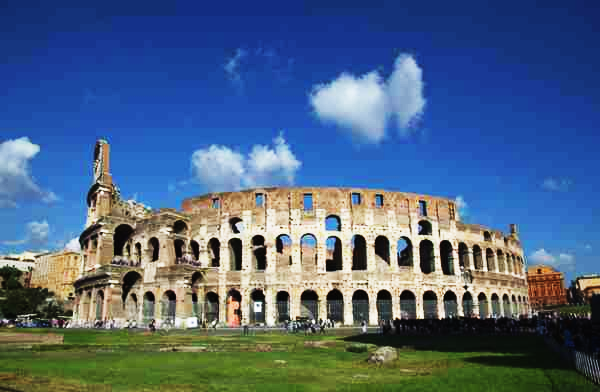
#> input picture test.png, 600 x 392 px
$ python -i my_blockRMV.py   (imports and definitions only)
#> lines starting #> are read from the running program, lines starting #| are printed output that depends on the picture
#> further down, picture is the input picture: shape (392, 600, 3); mean B, G, R 130.5, 101, 77.9
import numpy as np
from numpy.fft import fft2, ifft2
# import cv2
# import matplotlib.pyplot as plt
from scipy.ndimage import gaussian_filter


def blockRmv(img, beta=10, gaussian_sigma=1):

#> called with beta = 10, gaussian_sigma = 1
    def psf2otf(psf, shape):
        pad_psf = np.zeros(shape)
        pad_psf[:psf.shape[0], :psf.shape[1]] = psf
        pad_psf = np.roll(pad_psf, -psf.shape[0] // 2, axis=0)
        pad_psf = np.roll(pad_psf, -psf.shape[1] // 2, axis=1)
        return fft2(pad_psf)

    fx = np.array([[1, -1]])  # Filter for x-direction
    fy = np.array([[1], [-1]])  # Filter for y-direction
    N, M, D = img.shape
#> N = 392; M = 600; D = 3
    sizeI2D = (N, M)
#> sizeI2D = (392, 600)

    # Compute OTFs for x and y filters
    otfFx = psf2otf(fx, sizeI2D)
    otfFy = psf2otf(fy, sizeI2D)

    Normin1 = fft2(img)  # Fourier transform of the image
    Denormin2 = np.abs(otfFx)**2 + np.abs(otfFy)**2

    if D > 1:
        Denormin2 = np.repeat(Denormin2[:, :, np.newaxis], D, axis=2)

    Denormin = 1 + beta * Denormin2

    # Horizontal (u) and vertical (v) gradients
    u = np.concatenate((np.diff(img, axis=1), img[:, :1, :] - img[:, -1:, :]), axis=1)
    v = np.concatenate((np.diff(img, axis=0), img[:1, :, :] - img[-1:, :, :]), axis=0)

    # Apply blocking to gradients every 8 pixels
    u[:, 7::8, :] = 0
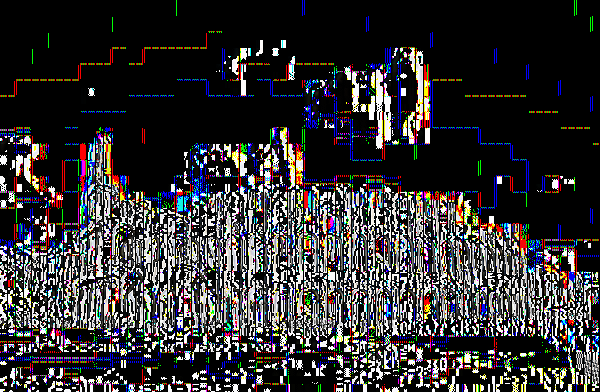
#> u: shape (392, 600, 3); mean B, G, R 52.9, 51.4, 52.9
    v[7::8, :, :] = 0
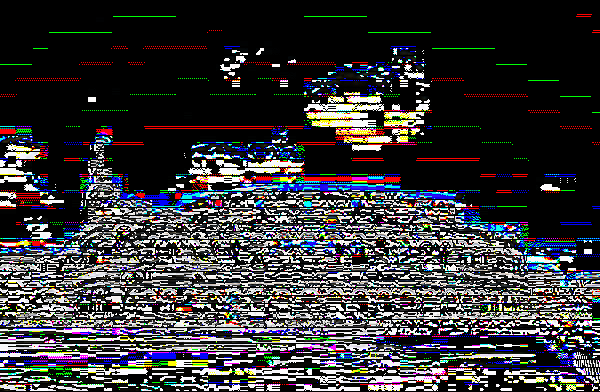
#> v: shape (392, 600, 3); mean B, G, R 58.2, 55.5, 56.2

    # Apply Gaussian blur to reduce blocking artifacts in u and v
    u = gaussian_filter(u, sigma=gaussian_sigma)
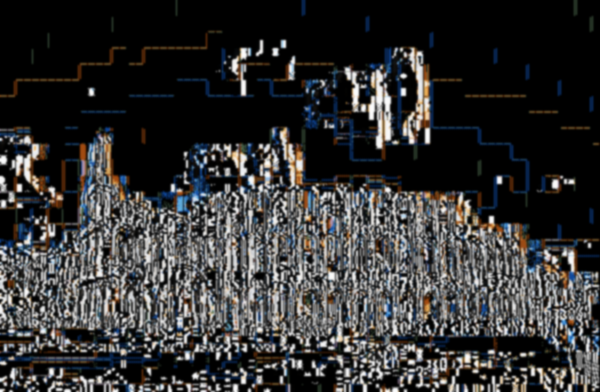
#> u: shape (392, 600, 3); mean B, G, R 51.6, 51.4, 51.6
    v = gaussian_filter(v, sigma=gaussian_sigma)
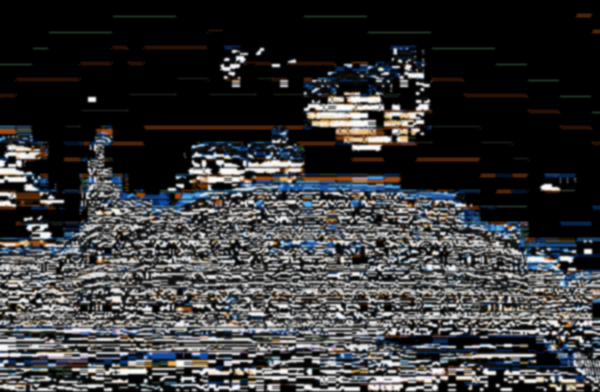
#> v: shape (392, 600, 3); mean B, G, R 56.3, 55.6, 55.2

    # Construct the S subproblem for Fourier space
    Normin2 = np.concatenate((u[:, -1:, :] - u[:, :1, :], -np.diff(u, axis=1)), axis=1)
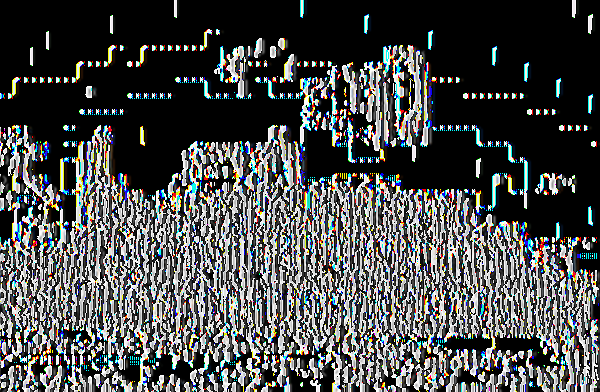
#> Normin2: shape (392, 600, 3); mean B, G, R 76.4, 76.8, 74.8
    Normin2 += np.concatenate((v[-1:, :, :] - v[:1, :, :], -np.diff(v, axis=0)), axis=0)
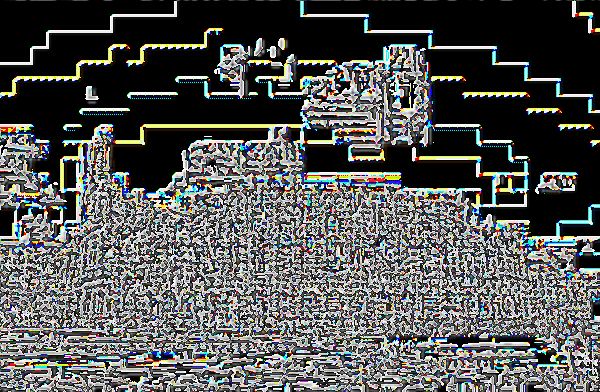
#> Normin2: shape (392, 600, 3); mean B, G, R 85.8, 87.4, 85.7

    # Fourier space computation of the final result
    FS = (Normin1 + beta * fft2(Normin2, axes=(0, 1))) / Denormin
    out = np.real(ifft2(FS, axes=(0, 1)))
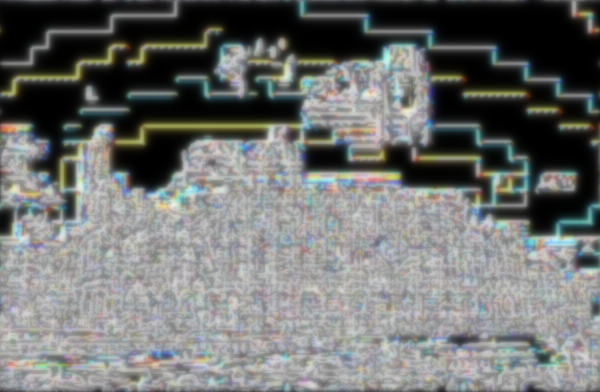
#> out: shape (392, 600, 3) float64; mean of channels 0, 1, 2 858.9, 873.9, 857.5; drawn with min black and max white

    # # Optional: Normalize to improve visualization
    # out_min, out_max = out.min(), out.max()
    # if out_max > out_min:  # Avoid division by zero
    #     out = (out - out_min) / (out_max - out_min)  # Scale to [0, 1]


    return out

# [10 lines of commented-out code are left out]

>>> import cv2
>>> picture = cv2.imread('test.png')
>>> result = blockRmv(picture)

$ run again, on train.png
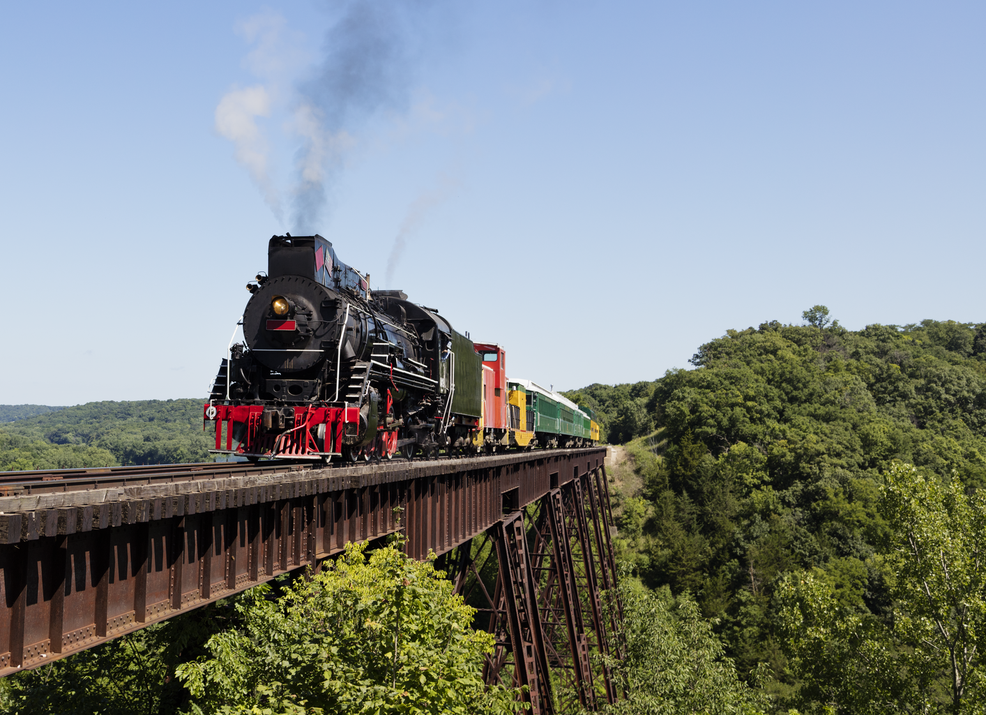
#> input picture train.png, 986 x 715 px, shrunk from 1544 x 1120 before the run
#> picture is the input picture: shape (715, 986, 3); mean B, G, R 133.6, 133.8, 126.6
#> in blockRmv, `v[7::8, :, :] = 0`:
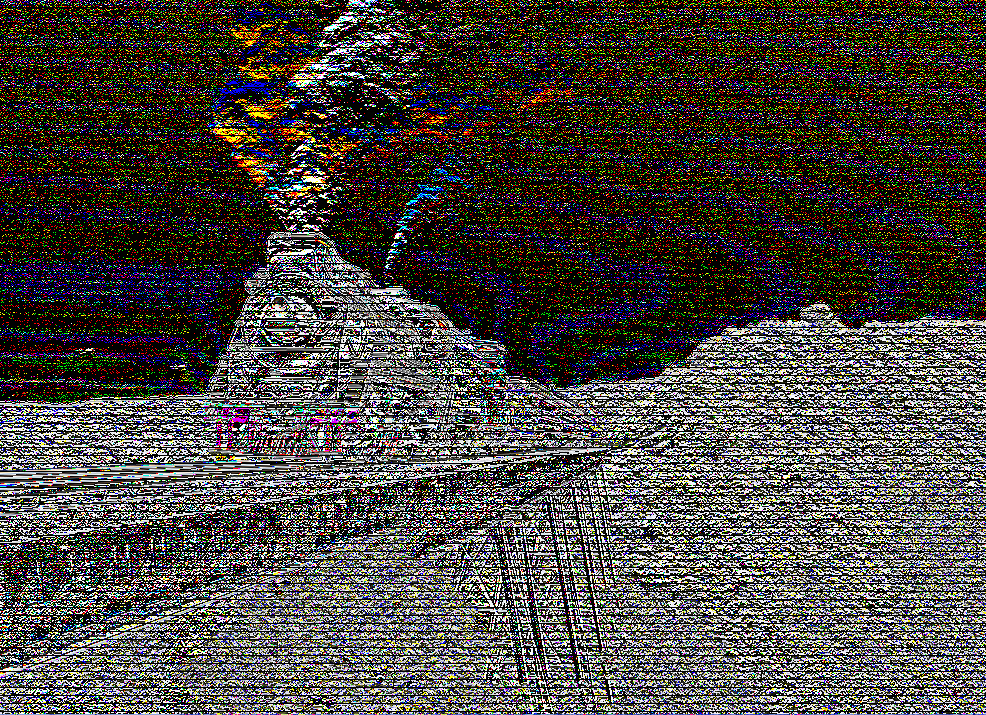
#> v: shape (715, 986, 3); mean B, G, R 65.6, 70, 74
#> in blockRmv, `out = np.real(ifft2(FS, axes=(0, 1)))`:
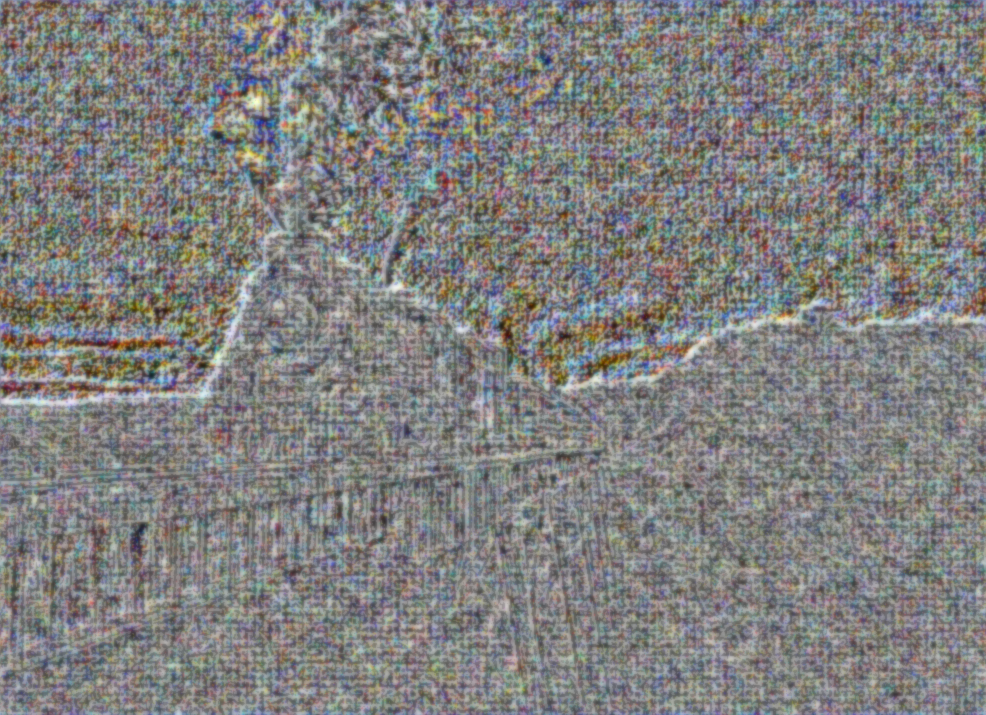
#> out: shape (715, 986, 3) float64; mean of channels 0, 1, 2 1259.1, 1263.3, 1267; drawn with min black and max white
